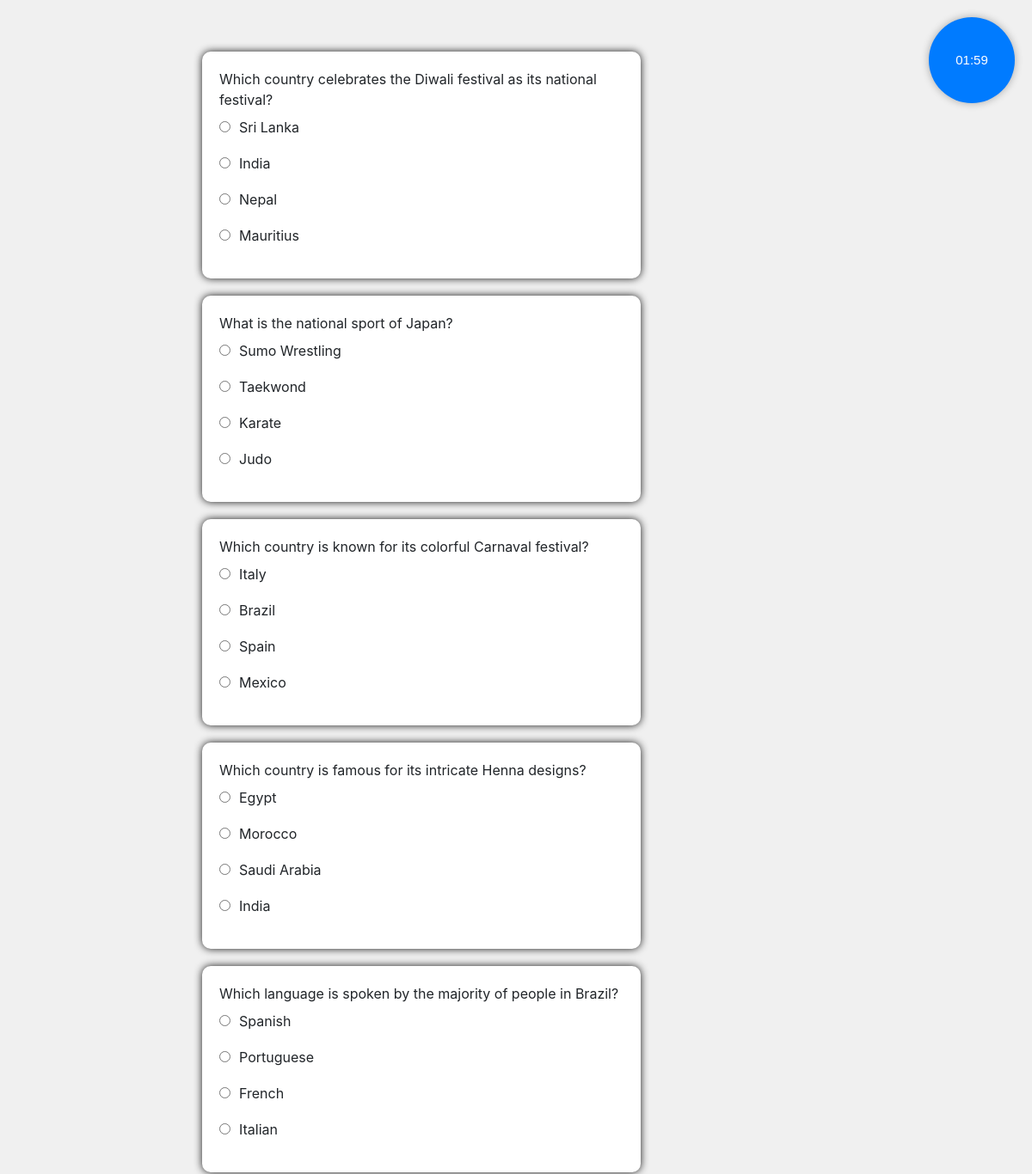
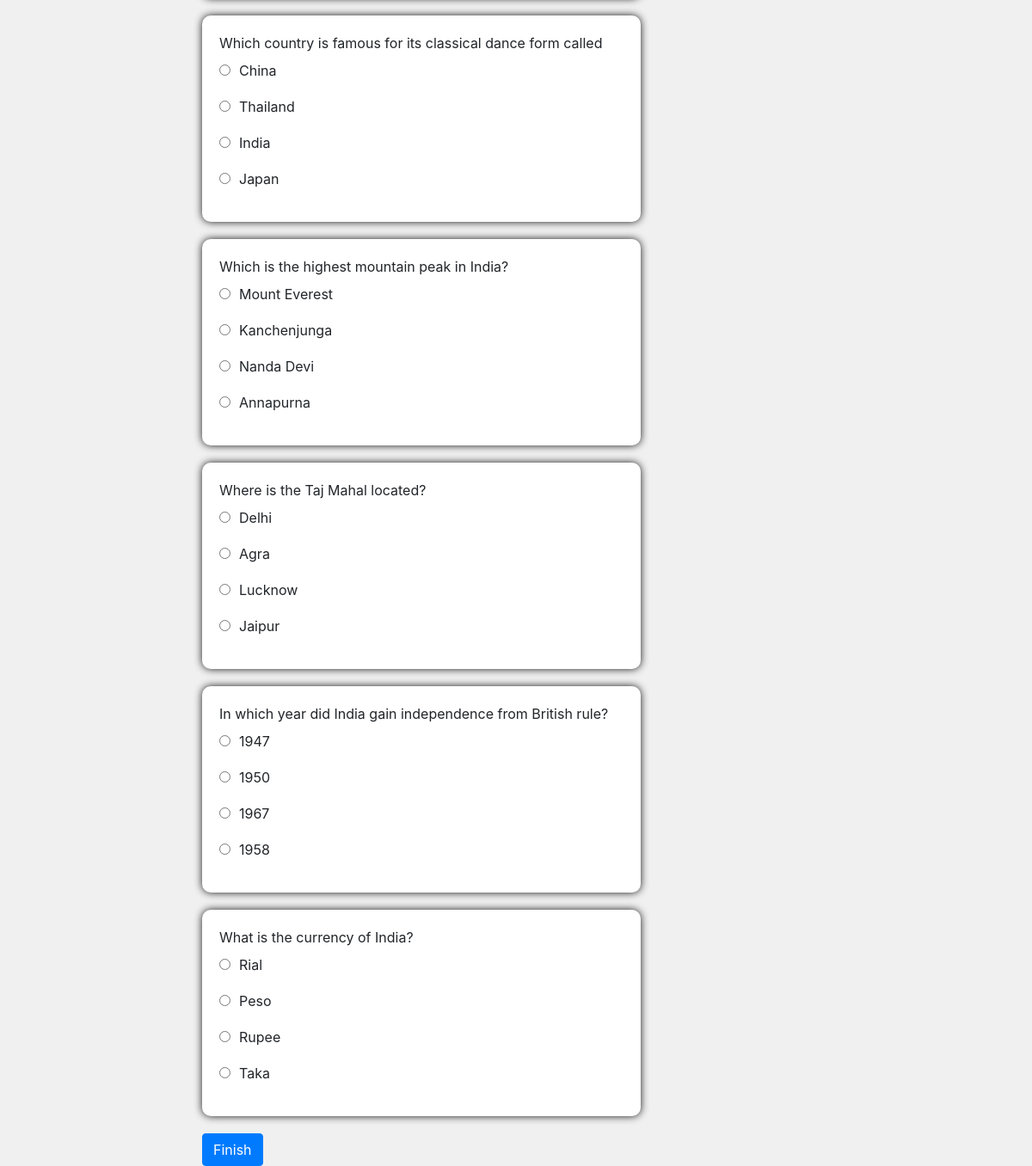
The app's page /questions.php?quizID=32&categoryID=1 (signed in) with its own data (2 pictures, top to bottom).
### tables this page shows
CREATE TABLE `questions` (
  `QuestionID` int(11) NOT NULL,
  `QuizID` int(11) DEFAULT NULL,
  `Question` text NOT NULL,
  `Option1` varchar(100) NOT NULL,
  `Option2` varchar(200) NOT NULL,
  `Option3` varchar(200) NOT NULL,
  `Option4` varchar(200) NOT NULL,
  `CorrectOption` varchar(100) NOT NULL,
  `CategoryID` int(11) DEFAULT NULL,
  `imgpath` varchar(255) DEFAULT NULL
);

### questions.php (the view, shortened to what this page needs)
<!DOCTYPE html>
<html>
<head>
    <link rel="stylesheet" href="https://maxcdn.bootstrapcdn.com/bootstrap/4.5.2/css/bootstrap.min.css">
</head>
<body>
    <div id="timer-container">
        <svg width="100%" height="100%" viewBox="-100 -100 200 200">
            <circle id="timer-background" class="circle" r="80"></circle>
            <circle id="timer-foreground" class="circle" r="80"></circle>
            <text id="timer-number" x="0" y="5">02:00</text>
        </svg>
    </div>
    <div class="container">
        <div class="row justify-content-center">
            <div class="col-md-8">
                <?php
                include("./shared/config.php");
                $quizID = isset($_GET['quizID']) ? $_GET['quizID'] : null;
                $quiz_sql = "SELECT * FROM Quizzes WHERE QuizID = ?";
                $stmt = $conn->prepare($quiz_sql);
                $stmt->bind_param("i", $quizID);
                $stmt->execute();
                $quiz_result = $stmt->get_result();
                if ($quiz_result->num_rows > 0) {
                    $question_sql = "SELECT * FROM Questions WHERE QuizID = ?";
                    $stmt = $conn->prepare($question_sql);
                    $stmt->bind_param("i", $quizID);
                    $stmt->execute();
                    $question_result = $stmt->get_result();
                    if ($question_result->num_rows > 0) {
                        echo "<form id='quizForm' action='process_response.php' method='post' class='content'>";
                        while ($question_row = $question_result->fetch_assoc()) {
                            $question_text = $question_row['Question'];
                            $question_id = $question_row['QuestionID'];
                            echo "<div class='question-container'>";
                            echo "<label>" . $question_text . "</label><br>";
                            echo "<div class='answer-option'>";
                            echo "<input type='radio' id='answer_option_$question_id' name='responses[$question_id][answer]' value='$question_row[Option1]' required>";
                            echo "<label class='answer-label' for='answer_option_$question_id'>" . $question_row['Option1'] . "</label><br>";
                            echo "</div>";
                            echo "<div class='answer-option'>";
                            echo "<input type='radio' id='answer_option_$question_id' name='responses[$question_id][answer]' value='$question_row[Option2]' required>";
                            echo "<label class='answer-label' for='answer_option_$question_id'>" . $question_row['Option2'] . "</label><br>";
                            echo "</div>";
                            echo "<div class='answer-option'>";
                            echo "<input type='radio' id='answer_option_$question_id' name='responses[$question_id][answer]' value='$question_row[Option3]' required>";
                            echo "<label class='answer-label' for='answer_option_$question_id'>" . $question_row['Option3'] . "</label><br>";
                            echo "</div>";
                            echo "<div class='answer-option'>";
                            echo "<input type='radio' id='answer_option_$question_id' name='responses[$question_id][answer]' value='$question_row[Option4]' required>";
                            echo "<label class='answer-label' for='answer_option_$question_id'>" . $question_row['Option4'] . "</label><br>";
                            echo "</div>";
                            echo "</div>";
                        }
                        echo "<input id='finishButton' class='btn btn-primary' type='submit' name='submit' value='Finish'>";
                        echo "</form>";
                    } else {
                        echo "No questions found for the quiz.";
                    }
                } else {
                    echo "Invalid quiz.";
                }
                ?>
            </div>
        </div>
    </div>
</body>
</html>

### questions.php (style rules this page uses)
body { background-color: #f0f0f0; margin-top: 40px; }
#timer-container { position: fixed; top: 20px; right: 20px; width: 100px; height: 100px; padding: 20px; background-color: #007bff; border-radius: 50%; box-shadow: 0 0 10px rgba(0, 0, 0, 0.3); display: flex; justify-content: center; align-items: center; }
.content { margin-top: 20px; margin-right: 220px; }
.question-container { background-color: #ffffff; border-radius: 10px; padding: 20px; margin-bottom: 20px; box-shadow: 0 0 10px rgba(0, 0, 0, 0.9); }
.answer-option { display: block; margin-bottom: 10px; }
.answer-label { font-weight: normal; margin-left: 10px; }

### records on screen
questions: Question "Which country celebrates the Diwali festival as its national festival?", Option1 "Sri Lanka", Option2 "India", Option3 "Nepal", Option4 "Mauritius"
questions: Question "What is the national sport of Japan?", Option1 "Sumo Wrestling", Option2 "Taekwond", Option3 "Karate", Option4 "Judo"
questions: Question "Which country is known for its colorful Carnaval festival?", Option1 "Italy", Option2 "Brazil", Option3 "Spain", Option4 "Mexico"
questions: Question "Which country is famous for its intricate Henna designs?", Option1 "Egypt", Option2 "Morocco", Option3 "Saudi Arabia", Option4 "India"
questions: Question "Which language is spoken by the majority of people in Brazil?", Option1 "Spanish", Option2 "Portuguese", Option3 "French", Option4 "Italian"
questions: Question "Which country is famous for its classical dance form called", Option1 "China", Option2 "Thailand", Option3 "India", Option4 "Japan"
questions: Question "Which is the highest mountain peak in India?", Option1 "Mount Everest", Option2 "Kanchenjunga", Option3 "Nanda Devi", Option4 "Annapurna"
questions: Question "Where is the Taj Mahal located?", Option1 "Delhi", Option2 "Agra", Option3 "Lucknow", Option4 "Jaipur"
questions: Question "In which year did India gain independence from British rule?", Option1 "1947", Option2 "1950", Option3 "1967", Option4 "1958"
questions: Question "What is the currency of India?", Option1 "Rial", Option2 "Peso", Option3 "Rupee", Option4 "Taka"
